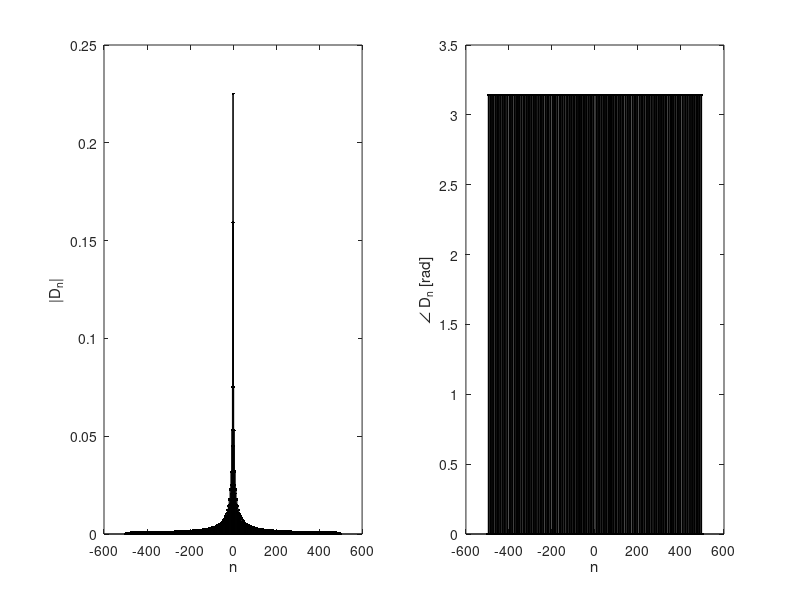

Here is the MATLAB script that generated this plot:
%Problem A.4a(x1(t))

clf; 
n = (-5:5);
D_n = 1./2.*((1./(pi.*n)).*sin((3-n).*pi)) + (1./pi.*n).*sin((3+n).*pi) + (1./(2.*n.*pi).*sin((1+n).*pi)) + (1./(2.*n.*pi).*sin((1-n).*pi));

idx = ~(n == 3 | n == -3 | n == 1 | n == -1);
D_n(idx) = 0;

subplot(1,2,1); stem(n,abs(D_n),'.k');
xlabel('n'); ylabel('|D_n|');

subplot(1,2,2); stem(n,angle(D_n),'.k');
xlabel('n'); ylabel('\angle D_n [rad]');


%Problem A.4a(x2(t))

clf; 
n = (-5:5);
D_n = (1./(n.*pi).*sin((n.*pi)./2));

subplot(1,2,1); stem(n,abs(D_n),'.k');
xlabel('n'); ylabel('|D_n|');

subplot(1,2,2); stem(n,angle(D_n),'.k');
xlabel('n'); ylabel('\angle D_n [rad]');


%Problem A.4a(x3(t))

clf; 
n = (-5:5);
D_n = (1./(n.*pi).*sin((n.*pi)./4));

subplot(1,2,1); stem(n,abs(D_n),'.k');
xlabel('n'); ylabel('|D_n|');

subplot(1,2,2); stem(n,angle(D_n),'.k');
xlabel('n'); ylabel('\angle D_n [rad]');


%Problem A.4b(x1(t))

clf; 
n = (-20:20);
D_n = 1./2.*((1./(pi.*n)).*sin((3-n).*pi)) + (1./pi.*n).*sin((3+n).*pi) + (1./(2.*n.*pi).*sin((1+n).*pi)) + (1./(2.*n.*pi).*sin((1-n).*pi));

idx = ~(n == 3 | n == -3 | n == 1 | n == -1);
D_n(idx) = 0;

subplot(1,2,1); stem(n,abs(D_n),'.k');
xlabel('n'); ylabel('|D_n|');

subplot(1,2,2); stem(n,angle(D_n),'.k');
xlabel('n'); ylabel('\angle D_n [rad]');


%Problem A.4b(x2(t))

clf; 
n = (-20:20);
D_n = (1./(n.*pi).*sin((n.*pi)./2));

subplot(1,2,1); stem(n,abs(D_n),'.k');
xlabel('n'); ylabel('|D_n|');

subplot(1,2,2); stem(n,angle(D_n),'.k');
xlabel('n'); ylabel('\angle D_n [rad]');


%Problem A.4b(x3(t))

clf; 
n = (-20:20);
D_n = (1./(n.*pi).*sin((n.*pi)./4));

subplot(1,2,1); stem(n,abs(D_n),'.k');
xlabel('n'); ylabel('|D_n|');

subplot(1,2,2); stem(n,angle(D_n),'.k');
xlabel('n'); ylabel('\angle D_n [rad]');


%Problem A.4c(x1(t))

clf; 
n = (-50:50);
D_n = 1./2.*((1./(pi.*n)).*sin((3-n).*pi)) + (1./pi.*n).*sin((3+n).*pi) + (1./(2.*n.*pi).*sin((1+n).*pi)) + (1./(2.*n.*pi).*sin((1-n).*pi));

idx = ~(n == 3 | n == -3 | n == 1 | n == -1);
D_n(idx) = 0;

subplot(1,2,1); stem(n,abs(D_n),'.k');
xlabel('n'); ylabel('|D_n|');

subplot(1,2,2); stem(n,angle(D_n),'.k');
xlabel('n'); ylabel('\angle D_n [rad]');


%Problem A.4c(x2(t))

clf; 
n = (-50:50);
D_n = (1./(n.*pi).*sin((n.*pi)./2));

subplot(1,2,1); stem(n,abs(D_n),'.k');
xlabel('n'); ylabel('|D_n|');

subplot(1,2,2); stem(n,angle(D_n),'.k');
xlabel('n'); ylabel('\angle D_n [rad]');


%Problem A.4c(x3(t))

clf; 
n = (-50:50);
D_n = (1./(n.*pi).*sin((n.*pi)./4));

subplot(1,2,1); stem(n,abs(D_n),'.k');
xlabel('n'); ylabel('|D_n|');

subplot(1,2,2); stem(n,angle(D_n),'.k');
xlabel('n'); ylabel('\angle D_n [rad]');


%Problem A.4d(x1(t))

clf; 
n = (-500:500);
D_n = 1./2.*((1./(pi.*n)).*sin((3-n).*pi)) + (1./pi.*n).*sin((3+n).*pi) + (1./(2.*n.*pi).*sin((1+n).*pi)) + (1./(2.*n.*pi).*sin((1-n).*pi));

idx = ~(n == 3 | n == -3 | n == 1 | n == -1);
D_n(idx) = 0;

subplot(1,2,1); stem(n,abs(D_n),'.k');
xlabel('n'); ylabel('|D_n|');

subplot(1,2,2); stem(n,angle(D_n),'.k');
xlabel('n'); ylabel('\angle D_n [rad]');


%Problem A.4d(x2(t))

clf; 
n = (-500:500);
D_n = (1./(n.*pi).*sin((n.*pi)./2));

subplot(1,2,1); stem(n,abs(D_n),'.k');
xlabel('n'); ylabel('|D_n|');

subplot(1,2,2); stem(n,angle(D_n),'.k');
xlabel('n'); ylabel('\angle D_n [rad]');


%Problem A.4d(x3(t))

clf; 
n = (-500:500);
D_n = (1./(n.*pi).*sin((n.*pi)./4));

subplot(1,2,1); stem(n,abs(D_n),'.k');
xlabel('n'); ylabel('|D_n|');

subplot(1,2,2); stem(n,angle(D_n),'.k');
xlabel('n'); ylabel('\angle D_n [rad]');